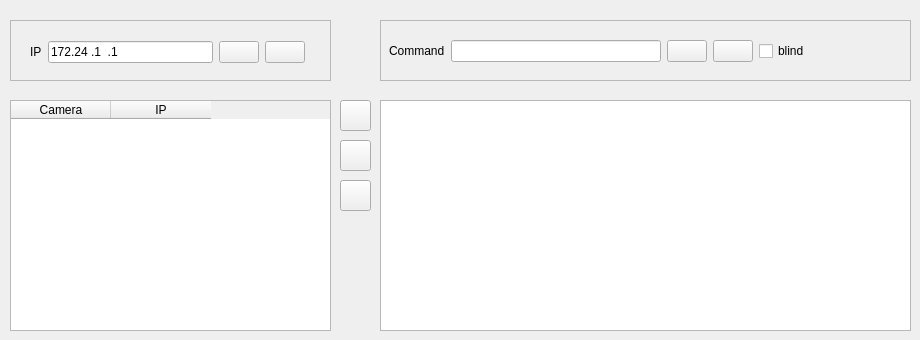
    <widget class="QWidget" name="tab">
     <attribute name="title">
      <string>Cameras</string>
     </attribute>
     <widget class="QTableWidget" name="tableLstCams">
      <property name="geometry">
       <rect>
        <x>10</x>
        <y>100</y>
        <width>321</width>
        <height>231</height>
       </rect>
      </property>
      <column>
       <property name="text">
        <string>Camera</string>
       </property>
      </column>
      <column>
       <property name="text">
        <string>IP</string>
       </property>
      </column>
     </widget>
     <widget class="QFrame" name="frame">
      <property name="geometry">
       <rect>
        <x>10</x>
        <y>20</y>
        <width>321</width>
        <height>61</height>
       </rect>
      </property>
      <property name="frameShape">
       <enum>QFrame::StyledPanel</enum>
      </property>
      <property name="frameShadow">
       <enum>QFrame::Raised</enum>
      </property>
      <widget class="QWidget" name="layoutWidget1">
       <property name="geometry">
        <rect>
         <x>20</x>
         <y>14</y>
         <width>275</width>
         <height>36</height>
        </rect>
       </property>
       <layout class="QGridLayout" name="gridLayout">
        <item row="0" column="0">
         <widget class="QLabel" name="labelIP">
          <property name="text">
           <string>IP</string>
          </property>
         </widget>
        </item>
        <item row="0" column="1">
         <widget class="QLineEdit" name="txtIp">
          <property name="inputMask">
           <string>999.999.999.999</string>
          </property>
          <property name="text">
           <string>172.24.1.1</string>
          </property>
         </widget>
        </item>
        <item row="0" column="2">
         <widget class="QPushButton" name="pbAddIp">
          <property name="toolTip">
           <string>&lt;html&gt;&lt;head/&gt;&lt;body&gt;&lt;p&gt;Ping to IP typed&lt;/p&gt;&lt;/body&gt;&lt;/html&gt;</string>
          </property>
          <property name="text">
           <string/>
          </property>
          <property name="icon">
           <iconset resource="lstImgs.qrc">
            <normaloff>:/new/icons/imagenInte/list-add.png</normaloff>:/new/icons/imagenInte/list-add.png</iconset>
          </property>
         </widget>
        </item>
        <item row="0" column="3">
         <widget class="QPushButton" name="pbSearchAll">
          <property name="toolTip">
           <string>&lt;html&gt;&lt;head/&gt;&lt;body&gt;&lt;p&gt;Search and add all cameras in the network&lt;/p&gt;&lt;/body&gt;&lt;/html&gt;</string>
          </property>
          <property name="text">
           <string/>
          </property>
          <property name="icon">
           <iconset resource="lstImgs.qrc">
            <normaloff>:/new/icons/imagenInte/zoom-in.png</normaloff>:/new/icons/imagenInte/zoom-in.png</iconset>
          </property>
         </widget>
        </item>
       </layout>
       <zorder>pbAddIp</zorder>
       <zorder>labelIP</zorder>
       <zorder>txtIp</zorder>
       <zorder>pbSearchAll</zorder>
      </widget>
     </widget>
     <widget class="QFrame" name="frame_2">
      <property name="geometry">
       <rect>
        <x>380</x>
        <y>20</y>
        <width>531</width>
        <height>61</height>
       </rect>
      </property>
      <property name="frameShape">
       <enum>QFrame::StyledPanel</enum>
      </property>
      <property name="frameShadow">
       <enum>QFrame::Raised</enum>
      </property>
      <widget class="QWidget" name="layoutWidget2">
       <property name="geometry">
        <rect>
         <x>9</x>
         <y>14</y>
         <width>421</width>
         <height>35</height>
        </rect>
       </property>
       <layout class="QGridLayout" name="gridLayout_2">
        <item row="0" column="2">
         <widget class="QPushButton" name="pbSendComm">
          <property name="toolTip">
           <string>Send command</string>
          </property>
          <property name="text">
           <string/>
          </property>
          <property name="icon">
           <iconset>
            <normaloff>:/new/icons/imagenInte/gtk-media-play-ltr.svg</normaloff>:/new/icons/imagenInte/gtk-media-play-ltr.svg</iconset>
          </property>
          <property name="iconSize">
           <size>
            <width>15</width>
            <height>15</height>
           </size>
          </property>
         </widget>
        </item>
        <item row="0" column="4">
         <widget class="QCheckBox" name="checkBlind">
          <property name="text">
           <string>blind</string>
          </property>
         </widget>
        </item>
        <item row="0" column="0">
         <widget class="QLabel" name="labelCommand">
          <property name="text">
           <string>Command</string>
          </property>
         </widget>
        </item>
        <item row="0" column="1">
         <widget class="QLineEdit" name="txtCommand">
          <property name="text">
           <string/>
          </property>
         </widget>
        </item>
        <item row="0" column="3">
         <widget class="QPushButton" name="pbShutdown">
          <property name="enabled">
           <bool>true</bool>
          </property>
          <property name="toolTip">
           <string>&lt;html&gt;&lt;head/&gt;&lt;body&gt;&lt;p&gt;Shutdown remote camera&lt;/p&gt;&lt;/body&gt;&lt;/html&gt;</string>
          </property>
          <property name="text">
           <string/>
          </property>
          <property name="icon">
           <iconset resource="lstImgs.qrc">
            <normaloff>:/new/icons/imagenInte/salir.png</normaloff>:/new/icons/imagenInte/salir.png</iconset>
          </property>
          <property name="iconSize">
           <size>
            <width>15</width>
            <height>15</height>
           </size>
          </property>
         </widget>
        </item>
       </layout>
      </widget>
     </widget>
     <widget class="QTextEdit" name="txtCommRes">
      <property name="geometry">
       <rect>
        <x>380</x>
        <y>100</y>
        <width>531</width>
        <height>231</height>
       </rect>
      </property>
     </widget>
     <widget class="QPushButton" name="pbConnect">
      <property name="geometry">
       <rect>
        <x>340</x>
        <y>100</y>
        <width>31</width>
        <height>31</height>
       </rect>
      </property>
      <property name="toolTip">
       <string>&lt;html&gt;&lt;head/&gt;&lt;body&gt;&lt;p&gt;Connect&lt;/p&gt;&lt;/body&gt;&lt;/html&gt;</string>
      </property>
      <property name="text">
       <string/>
      </property>
      <property name="icon">
       <iconset resource="lstImgs.qrc">
        <normaloff>:/new/icons/imagenInte/right.gif</normaloff>:/new/icons/imagenInte/right.gif</iconset>
      </property>
     </widget>
     <widget class="QPushButton" name="pbLANConnect">
      <property name="geometry">
       <rect>
        <x>340</x>
        <y>140</y>
        <width>31</width>
        <height>31</height>
       </rect>
      </property>
      <property name="toolTip">
       <string>&lt;html&gt;&lt;head/&gt;&lt;body&gt;&lt;p&gt;Connect&lt;/p&gt;&lt;/body&gt;&lt;/html&gt;</string>
      </property>
      <property name="text">
       <string/>
      </property>
      <property name="icon">
       <iconset resource="lstImgs.qrc">
        <normaloff>:/new/icons/imagenInte/WiFi.png</normaloff>:/new/icons/imagenInte/WiFi.png</iconset>
      </property>
     </widget>
     <widget class="QPushButton" name="pbLANTestConn">
      <property name="geometry">
       <rect>
        <x>340</x>
        <y>180</y>
        <width>31</width>
        <height>31</height>
       </rect>
      </property>
      <property name="toolTip">
       <string>&lt;html&gt;&lt;head/&gt;&lt;body&gt;&lt;p&gt;Connect&lt;/p&gt;&lt;/body&gt;&lt;/html&gt;</string>
      </property>
      <property name="text">
       <string/>
      </property>
      <property name="icon">
       <iconset resource="lstImgs.qrc">
        <normaloff>:/new/icons/imagenInte/question.png</normaloff>:/new/icons/imagenInte/question.png</iconset>
      </property>
     </widget>
     <zorder>tableLstCams</zorder>
     <zorder>frame</zorder>
     <zorder>frame_2</zorder>
     <zorder>txtCommRes</zorder>
     <zorder>pbLANConnect</zorder>
     <zorder>pbLANTestConn</zorder>
     <zorder>pbConnect</zorder>
    </widget>
